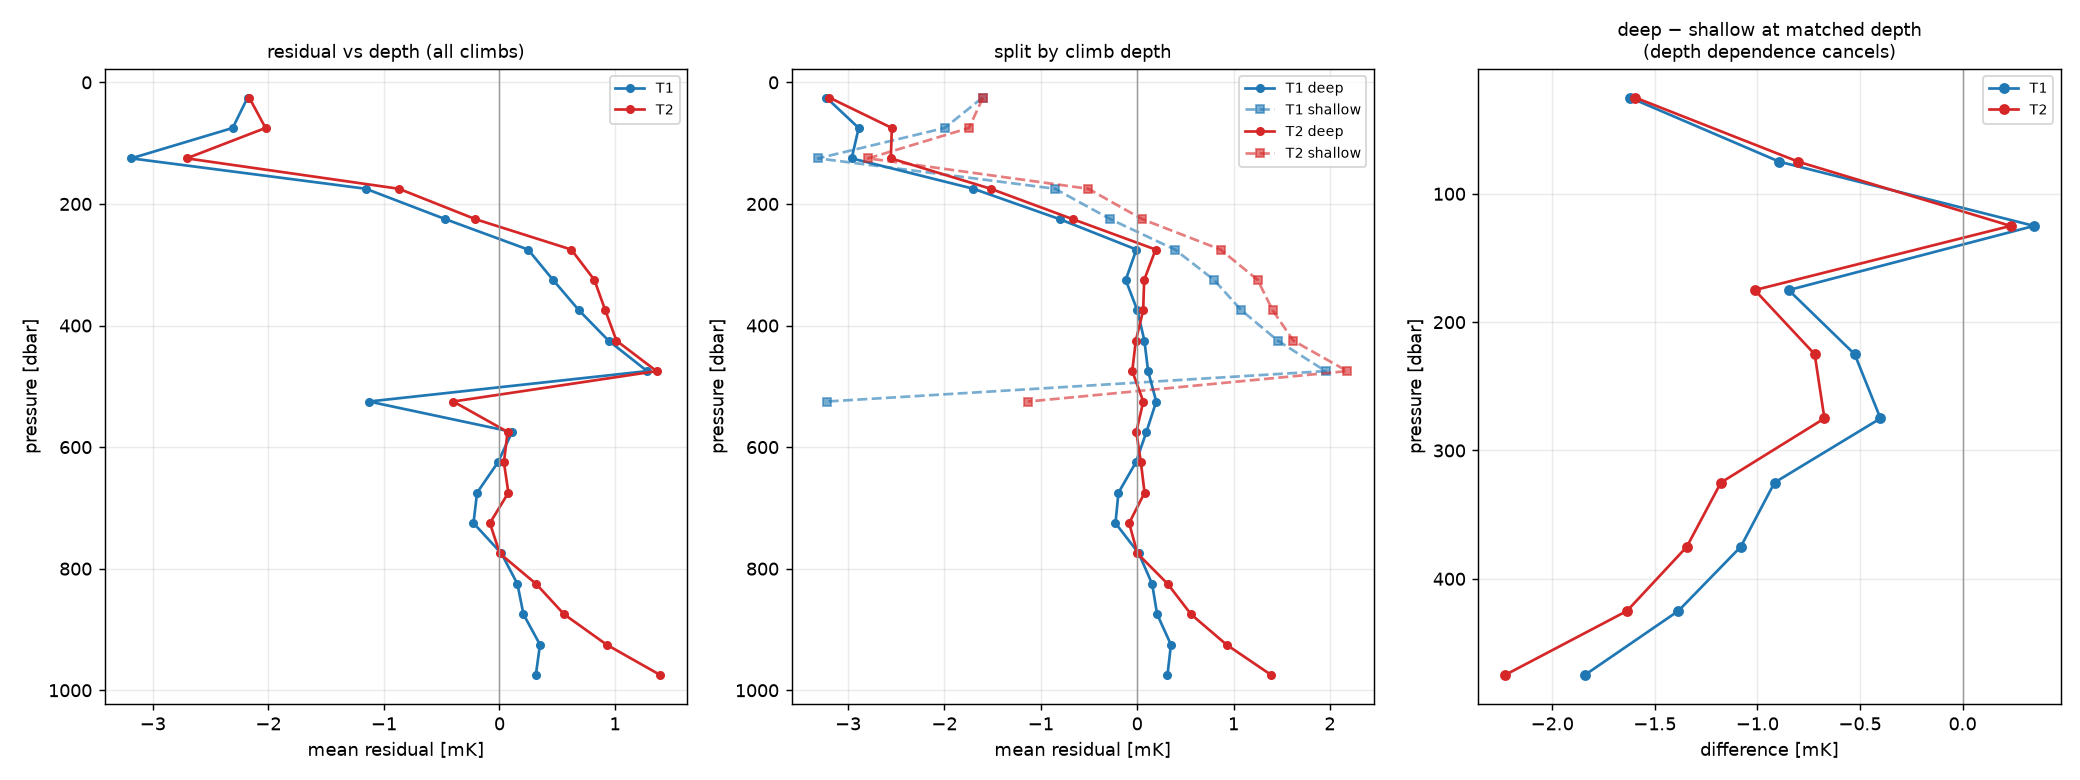

Source code (Python):
"""Depth stability, with the population-edge artifact removed.

The first pass pooled ~500 m and ~1000 m climbs into shared depth bins.  The
shallow climbs only reach ~508 dbar, so their deepest bins hold a handful of
profiles scraping their own turning point --- which produced 3-5 mK swings at
480-580 dbar that are sampling noise, not a depth dependence.

Here a bin counts only where ENOUGH PROFILES contribute, and the deep-vs-shallow
comparison is restricted to depths both populations properly sample.  Works from
the saved per-profile bin sums, so it needs no re-read of the 1225 files.
"""
import sys

import matplotlib

matplotlib.use("Agg")
import matplotlib.pyplot as plt
import numpy as np

OUT = sys.argv[1] if len(sys.argv) > 1 else "scratch/deployment"
MIN_PROFILES = 25
MIN_SAMPLES = 500


def binned(d, sel, min_profiles=MIN_PROFILES):
    """Mean residual per depth bin, and the number of profiles behind each."""
    bs = d["bin_sum"][sel]
    bc = d["bin_cnt"][sel]
    n_prof = np.sum(bc > 0, axis=0)
    tot_s = bs.sum(axis=0)
    tot_c = bc.sum(axis=0)
    ok = (n_prof >= min_profiles) & (tot_c >= MIN_SAMPLES)
    with np.errstate(invalid="ignore"):
        m = np.where(ok, tot_s / np.maximum(tot_c, 1), np.nan)
    return m, n_prof, tot_c


def main() -> None:
    fig, ax = plt.subplots(1, 3, figsize=(16, 6))
    colors = {"T1": "tab:blue", "T2": "tab:red"}
    print(f"depth bins require >= {MIN_PROFILES} profiles and {MIN_SAMPLES} samples\n")

    for ch in ("T1", "T2"):
        d = np.load(f"{OUT}/{ch}_profiles.npz")
        edges = d["edges"]
        cen = 0.5 * (edges[:-1] + edges[1:])
        Pmax = d["Pmax"]
        deep = Pmax > 700
        allm, npa, _ = binned(d, np.ones(Pmax.size, bool))
        dm, npd, _ = binned(d, deep)
        sm, nps, _ = binned(d, ~deep)

        fin = np.isfinite(allm)
        print(f"=== {ch}: {Pmax.size} profiles ({deep.sum()} deep, {(~deep).sum()} shallow)")
        print(f"  usable depth bins: {fin.sum()} of {cen.size}, "
              f"{cen[fin].min():.0f}-{cen[fin].max():.0f} dbar")
        print(f"  residual vs depth: {np.nanmin(allm)*1e3:+.2f} .. "
              f"{np.nanmax(allm)*1e3:+.2f} mK  "
              f"(peak-to-peak {(np.nanmax(allm)-np.nanmin(allm))*1e3:.2f} mK)")

        # The shallow climbs turn at ~508 dbar, so their last two bins are a
        # handful of profiles scraping their own apogee.  Depth structure over
        # the FULL range must come from the deep climbs alone.
        fd = np.isfinite(dm)
        print(f"  DEEP CLIMBS ONLY ({deep.sum()} profiles), the clean full-range set:")
        print(f"    {np.nanmin(dm)*1e3:+.2f} .. {np.nanmax(dm)*1e3:+.2f} mK "
              f"(peak-to-peak {(np.nanmax(dm)-np.nanmin(dm))*1e3:.2f} mK)")
        shallow_zone = fd & (cen <= 175)
        deep_zone = fd & (cen >= 300)
        if shallow_zone.any() and deep_zone.any():
            print(f"    thermocline (<=175 dbar): {np.nanmin(dm[shallow_zone])*1e3:+.2f}"
                  f" .. {np.nanmax(dm[shallow_zone])*1e3:+.2f} mK")
            print(f"    below 300 dbar:           {np.nanmin(dm[deep_zone])*1e3:+.2f}"
                  f" .. {np.nanmax(dm[deep_zone])*1e3:+.2f} mK  "
                  f"(sd {np.nanstd(dm[deep_zone])*1e3:.2f} mK)")
            print("    -> structure concentrated where |dT/dz| is largest, i.e. it "
                  "tracks the\n       gradient, not depth: leftover sensor-response "
                  "mismatch, not calibration.")

        both = np.isfinite(dm) & np.isfinite(sm) & (cen <= 475)
        if both.sum() >= 3:
            diff = (dm - sm)[both]
            print(f"  deep-vs-shallow overlap: {both.sum()} bins, "
                  f"{cen[both].min():.0f}-{cen[both].max():.0f} dbar")
            print(f"  deep - shallow: median {np.median(diff)*1e3:+.2f} mK, "
                  f"range {diff.min()*1e3:+.2f}..{diff.max()*1e3:+.2f} mK")
            print("    -> a genuine DEPTH dependence cancels in this difference;")
            print("       what remains scales with elapsed time since file start.")
        # Slope of the common part, over the overlap only.
        if fin.sum() > 3:
            sl = np.polyfit(cen[fin], allm[fin], 1)[0]
            print(f"  linear trend over usable depths: {sl*1e6:+.2f} uK/dbar "
                  f"({sl*1000*1e3:+.2f} mK per 1000 dbar)")
        print()

        ax[0].plot(allm * 1e3, cen, "-o", ms=4, color=colors[ch], label=ch)
        ax[1].plot(dm * 1e3, cen, "-o", ms=4, color=colors[ch], label=f"{ch} deep")
        ax[1].plot(sm * 1e3, cen, "--s", ms=4, color=colors[ch], alpha=0.6,
                   label=f"{ch} shallow")
        if both.sum() >= 3:
            ax[2].plot((dm - sm)[both] * 1e3, cen[both], "-o", ms=5, color=colors[ch],
                       label=ch)

    for a, t, xl in (
        (ax[0], "residual vs depth (all climbs)", "mean residual [mK]"),
        (ax[1], "split by climb depth", "mean residual [mK]"),
        (ax[2], "deep − shallow at matched depth\n(depth dependence cancels)",
         "difference [mK]"),
    ):
        a.axvline(0, color="0.6", lw=0.8)
        a.invert_yaxis()
        a.set_xlabel(xl)
        a.set_ylabel("pressure [dbar]")
        a.set_title(t, fontsize=10)
        a.legend(fontsize=8)
        a.grid(alpha=0.25)
    fig.tight_layout()
    fig.savefig(f"{OUT}/depth.png", dpi=130)
    print(f"wrote {OUT}/depth.png")


if __name__ == "__main__":
    main()
